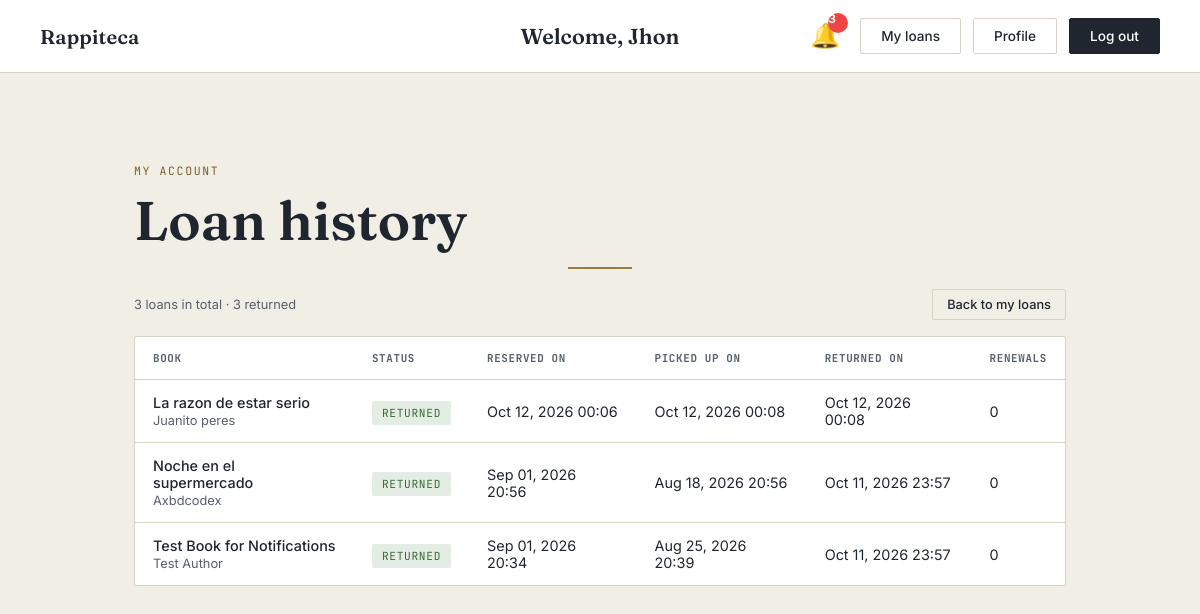
Screenshot of /loans/historial/ (signed in) with the database file from the repository.
### accounts/models.py (models this page shows, shortened)
class User(models.Model):
    name = models.CharField(max_length=100)
    last_name = models.CharField(max_length=100)
    email = models.EmailField(unique=True)
    password = models.CharField(max_length=128)
    role = models.CharField(max_length=5, default='stu')

### loans/models.py (models this page shows, shortened)
class Loan(models.Model):
    STATUS_RESERVED = 'reserved'
    STATUS_BORROWED = 'borrowed'
    STATUS_RETURNED = 'returned'
    STATUS_CANCELLED = 'cancelled'
    ESTADO_RESERVADO = STATUS_RESERVED
    ESTADO_PRESTADO = STATUS_BORROWED
    ESTADO_DEVUELTO = STATUS_RETURNED
    ESTADO_CANCELADO = STATUS_CANCELLED
    STATUS_CHOICES = [
        (STATUS_RESERVED, 'Reserved (pending pickup)'),
        (STATUS_BORROWED, 'Borrowed (checked out)'),
        (STATUS_RETURNED, 'Returned'),
        (STATUS_CANCELLED, 'Cancelled'),
    ]
    ESTADO_CHOICES = STATUS_CHOICES
    RESERVATION_HOLD_HOURS = 48
    user = models.ForeignKey(User, on_delete=models.CASCADE, related_name='loans')
    book = models.ForeignKey('catalog.Book', on_delete=models.CASCADE, related_name='loans')
    status = models.CharField(max_length=15, choices=STATUS_CHOICES, default=STATUS_RESERVED)
    reservation_date = models.DateTimeField(auto_now_add=True)
    pickup_date = models.DateTimeField(blank=True, null=True)
    return_date = models.DateTimeField(blank=True, null=True)
    MAX_RENEWALS = 2
    renewals = models.PositiveIntegerField(default=0)
    return_requested = models.BooleanField(default=False)
    @property
    def estado(self):
        return self.status
    @property
    def fecha_recogida(self):
        return self.pickup_date
    @property
    def fecha_devolucion(self):
        return self.return_date
    @property
    def renovaciones(self):
        return self.renewals

### catalog/models.py (models this page shows, shortened)
class Book(models.Model):
    title = models.CharField(max_length=150)
    author = models.CharField(max_length=150)
    isbn = models.CharField(max_length=20, unique=True, blank=True, null=True)
    category = models.CharField(max_length=100, blank=True)
    location = models.CharField(max_length=100, blank=True)
    description = models.CharField(max_length=500, blank=True)
    image = models.ImageField(upload_to='catalog/images/', blank=True, null=True)
    total_copies = models.PositiveIntegerField(default=1)
    available_copies = models.PositiveIntegerField(default=1)
    ESTADO_DISPONIBLE = 'available'
    ESTADO_PRESTADO = 'borrowed'
    ESTADO_RESERVADO = 'reserved'
    ESTADO_PUBLICO_LABELS = {
        ESTADO_DISPONIBLE: 'Available',
        ESTADO_PRESTADO: 'Borrowed',
        ESTADO_RESERVADO: 'Reserved',
    }

### loans/fr22_history.py (the view)
# urls.py: path('historial/', fr22_history.loan_history, name='loan_history'),
def loan_history(request):
    current_user = _usuario_actual(request)
    if not current_user:
        messages.error(request, 'You must be logged in to view your loan history.')
        return redirect('login')
    if current_user.role == 'adm':
        messages.error(request, 'Administrators cannot have loans.')
        return redirect('home')
    loans = list(
        Loan.objects.select_related('book')
        .filter(user=current_user)
        .order_by('-reservation_date')
    )
    contexto = {
        'current_user': current_user,
        'loans': loans,
        'total_count': len(loans),
        'returned_count': sum(1 for loan in loans if loan.status == Loan.STATUS_RETURNED),
    }
    return render(request, 'fr22_loan_history.html', contexto)

### loans/views.py (called while the page is built)
def _usuario_actual(request):
    current_user = None
    user_id = request.session.get('user_id')
    if user_id:
        try:
            current_user = User.objects.get(id=user_id)
        except User.DoesNotExist:
            request.session.flush()
    return current_user

### loans/templates/fr22_loan_history.html (shortened to what this page needs)
{% load static %}
<!DOCTYPE html>
<html lang="en">
<head>
  <link rel="stylesheet" href="{% static 'catalog/css/style.css' %}">
</head>
<body>
  <header class="nav">
    <a href="{% url 'home' %}" class="nav-brand">Rappiteca</a>
    <div class="nav-center">
      <span class="nav-welcome">Welcome, {{ current_user.name }}</span>
    </div>
    <nav class="nav-actions">
      <div class="notification-icon-container">
        <a href="{% url 'notifications' %}" class="notification-icon">
          🔔
          <span class="notification-badge" id="notification-badge" style="display: none;">0</span>
        </a>
      </div>
      <a href="{% url 'user_loans' %}" class="btn btn-ghost">My loans</a>
      <a href="{% url 'profile' %}" class="btn btn-ghost">Profile</a>
      <a href="{% url 'logout' %}" class="btn btn-solid">Log out</a>
    </nav>
  </header>
  <main class="admin-main">
    <p class="eyebrow">My account</p>
    <h1 class="title">Loan history</h1>
    <hr class="rule">
    {% if loans %}
      <div class="history-toolbar">
        <p class="cell-sub">
          {{ total_count }} loan{{ total_count|pluralize }} in total · {{ returned_count }} returned
        </p>
        <a href="{% url 'user_loans' %}" class="btn btn-ghost btn-small">Back to my loans</a>
      </div>
      <div class="admin-table-wrap">
        <table class="admin-table">
          <thead>
            <tr>
              <th>Book</th>
              <th>Status</th>
              <th>Reserved on</th>
              <th>Picked up on</th>
              <th>Returned on</th>
              <th>Renewals</th>
            </tr>
          </thead>
          <tbody>
            {% for loan in loans %}
              <tr>
                <td>
                  <a href="{% url 'detalle_libro' loan.book.id %}" class="table-link">{{ loan.book.title }}</a>
                  <br><span class="cell-sub">{{ loan.book.author }}</span>
                </td>
                <td>
                  {% if loan.status == 'reserved' %}
                    <span class="status-badge status-info">Reserved</span>
                  {% elif loan.status == 'borrowed' %}
                    <span class="status-badge status-unavailable">Checked out</span>
                  {% elif loan.status == 'returned' %}
                    <span class="status-badge status-available">Returned</span>
                  {% else %}
                    <span class="status-badge status-muted">Cancelled</span>
                  {% endif %}
                </td>
                <td>{{ loan.reservation_date|date:"M d, Y H:i" }}</td>
                <td>{{ loan.pickup_date|date:"M d, Y H:i"|default:"—" }}</td>
                <td>{{ loan.return_date|date:"M d, Y H:i"|default:"—" }}</td>
                <td>{{ loan.renewals }}</td>
              </tr>
            {% endfor %}
          </tbody>
        </table>
      </div>
    {% else %}
      <p class="empty-state">You haven't borrowed or reserved any books yet.</p>
      <a href="{% url 'home' %}" class="btn btn-solid">Browse catalog</a>
    {% endif %}
  </main>
</body>
</html>

### catalog/static/catalog/css/style.css (style rules this page uses)
:root { --ink: #20262F; --ink-soft: #565F6B; --paper: #F1EEE6; --paper-raised: #FFFFFF; --brass: #9A7B3C; --brass-deep: #7C6129; --line: #D8D2C2; --radius: 2px; }
* { box-sizing: border-box; }
body { margin: 0; background: var(--paper); color: var(--ink); font-family: 'Inter', sans-serif; min-height: 100vh; }
header.nav { display: flex; align-items: center; justify-content: space-between; padding: 18px 40px; border-bottom: 1px solid var(--line); background: var(--paper-raised); }
.nav-brand { font-family: 'Fraunces', serif; font-size: 1.25rem; font-weight: 600; letter-spacing: 0.01em; color: var(--ink); text-decoration: none; }
.nav-actions { display: flex; gap: 12px; }
.btn { font-family: 'Inter', sans-serif; font-size: 0.85rem; font-weight: 500; padding: 9px 20px; border-radius: var(--radius); text-decoration: none; transition: background 0.15s ease, color 0.15s ease, border-color 0.15s ease; }
.btn-ghost { color: var(--ink); border: 1px solid var(--line); background: transparent; }
.btn-solid { color: #fff; background: var(--ink); border: 1px solid var(--ink); }
main { max-width: 760px; margin: 0 auto; padding: 90px 24px 60px; text-align: center; }
.eyebrow { font-family: 'JetBrains Mono', monospace; font-size: 0.72rem; letter-spacing: 0.14em; text-transform: uppercase; color: var(--brass-deep); margin: 0 0 14px; }
h1.title { font-family: 'Fraunces', serif; font-size: clamp(2.4rem, 5vw, 3.4rem); font-weight: 600; margin: 0 0 10px; line-height: 1.05; }
.rule { width: 64px; height: 2px; background: var(--brass); margin: 18px auto 20px; border: none; }
header.nav { display: grid; grid-template-columns: 1fr auto 1fr; align-items: center; padding: 18px 40px; border-bottom: 1px solid var(--line); background: var(--paper-raised); }
.nav-brand { justify-self: start; font-family: 'Fraunces', serif; font-size: 1.25rem; font-weight: 600; letter-spacing: 0.01em; color: var(--ink); text-decoration: none; }
.nav-center { justify-self: center; }
.nav-welcome { font-family: 'Fraunces', serif; font-size: 1.35rem; font-weight: 600; color: var(--ink); }
.nav-actions { justify-self: end; display: flex; align-items: center; gap: 12px; }
.status-badge { font-family: 'JetBrains Mono', monospace; font-size: 0.7rem; letter-spacing: 0.06em; text-transform: uppercase; padding: 5px 10px; border-radius: var(--radius); white-space: nowrap; }
.status-available { background: #E4EDE3; color: #3C6B3A; }
.btn-small { padding: 7px 14px; font-size: 0.8rem; }
.admin-main { max-width: 980px; text-align: left; }
.admin-table-wrap { background: var(--paper-raised); border: 1px solid var(--line); border-radius: var(--radius); overflow-x: auto; }
.admin-table { width: 100%; border-collapse: collapse; font-family: 'Inter', sans-serif; font-size: 0.9rem; }
.admin-table th { font-family: 'JetBrains Mono', monospace; font-size: 0.68rem; letter-spacing: 0.06em; text-transform: uppercase; color: var(--ink-soft); text-align: left; padding: 14px 18px; border-bottom: 1px solid var(--line); white-space: nowrap; }
.admin-table td { padding: 14px 18px; border-bottom: 1px solid var(--line); vertical-align: middle; }
.admin-table tbody tr:last-child td { border-bottom: none; }
.cell-sub { color: var(--ink-soft); font-size: 0.8rem; }
.history-toolbar { display: flex; flex-wrap: wrap; justify-content: space-between; align-items: center; gap: 12px; margin: 0 0 16px; }
.history-toolbar p { margin: 0; }
.notification-icon-container { position: relative; display: inline-block; margin-right: 8px; }
.notification-icon { font-size: 1.5rem; text-decoration: none; position: relative; line-height: 1; }
.notification-badge { position: absolute; top: -8px; right: -8px; background: #ef4444; color: white; border-radius: 50%; width: 20px; height: 20px; display: flex; align-items: center; justify-content: center; font-size: 0.75rem; font-weight: bold; line-height: 1; }
.table-link { color: var(--ink); text-decoration: none; font-weight: 500; }

### rows the page displays
User: name "Jhon"
Loan: book "La razon de estar serio", book.author "Juanito peres", status "RETURNED", reservation_date "Oct 12, 2026 00:06", pickup_date "Oct 12, 2026 00:08", return_date "Oct 12, 2026 00:08", renewals "0"
Loan: book "Noche en el supermercado", book.author "Axbdcodex", status "RETURNED", reservation_date "Sep 01, 2026 20:56", pickup_date "Aug 18, 2026 20:56", return_date "Oct 11, 2026 23:57", renewals "0"
Loan: book "Test Book for Notifications", book.author "Test Author", status "RETURNED", reservation_date "Sep 01, 2026 20:34", pickup_date "Aug 25, 2026 20:39", return_date "Oct 11, 2026 23:57", renewals "0"

### other values shown
{{ total_count }} "3"
{{ returned_count }} "3"
